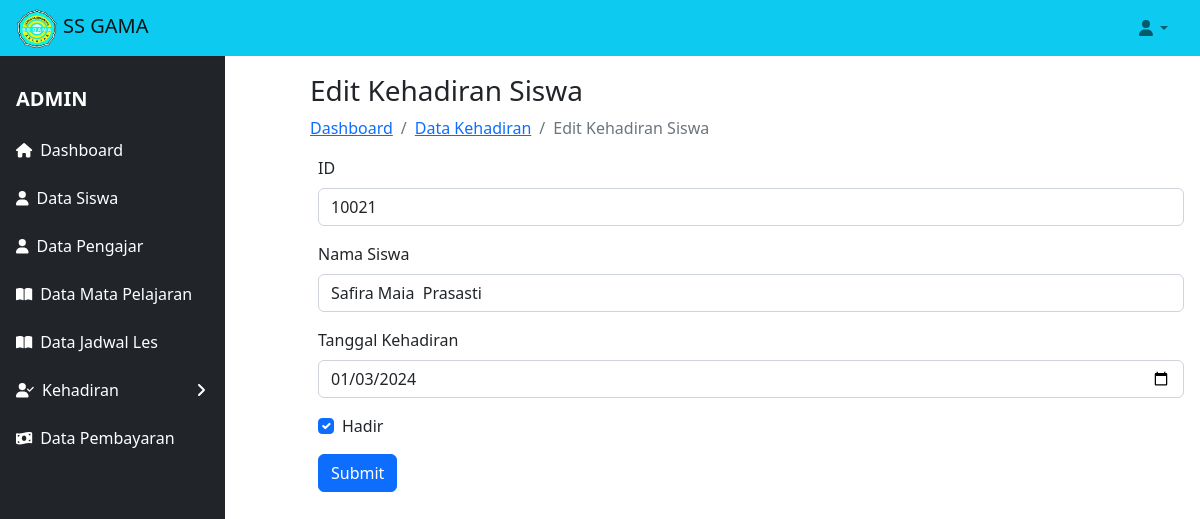
The page /views/edit_kehadiran.php?id=10021&aksi=edit_kehadiran on the database its author committed.
### tables this page shows
CREATE TABLE `kehadiran` (
  `id_hadir` int NOT NULL,
  `id` int NOT NULL,
  `nama_siswa` varchar(100) DEFAULT NULL,
  `tgl_hadir` date DEFAULT NULL,
  `status_hadir` varchar(10) DEFAULT NULL
);

### classes/database.php (called while the page is built, shortened)
<?php
class database
{
    var $host = "localhost";
    var $username = "root";
    var $password = "";
    var $db = "les_privat";
    var $koneksi;
    function __construct()
    {
        $this->koneksi = mysqli_connect($this->host, $this->username, $this->password, $this->db);
    }
    function edit_kehadiran($id)
    {
        $data = mysqli_query($this->koneksi, "select * from kehadiran where id='$id'");
        while ($d = mysqli_fetch_array($data)) {
            $hasil[] = $d;
        }
        return $hasil;
    }
}

### views/edit_kehadiran.php (the view, shortened to what this page needs)
<?php
include 'header.php';
include 'sidebar.php';
?>
<div class="container-fluid px-2 py-5">
    <div class="row">
        <div class="col-md-3">
            <?php include 'sidebar.php'; ?>
        </div>
        <div class="col-md-9 ml-sm-auto">
            <h3 class="mt-4 mb-2">Edit Kehadiran Siswa</h3>
            <ol class="breadcrumb mb-2">
                <li class="breadcrumb-item"><a href="dashboard_admin.php">Dashboard</a></li>
                <li class="breadcrumb-item"><a href="tampil_kehadiran.php">Data Kehadiran</a></li>
                <li class="breadcrumb-item active">Edit Kehadiran Siswa</li>
            </ol>
            <main class="ml-sm-auto ml-md-auto ml-lg-0">
                <div class="container px-2 py-2">
                    <?php
                    foreach ($db->edit_kehadiran($_GET['id']) as $d) {
                    ?>
                        <form action="proses_kehadiran.php?aksi=update_kehadiran" method="post">
                        <div class="mb-3">
                            <label for="id" class="form-label">ID</label>
                            <input type="text" class="form-control" name="id" value="<?php echo $d['id'] ?>">
                        </div>
                        <div class="mb-3">
                            <label for="nama_siswa" class="form-label">Nama Siswa</label>
                            <input type="text" class="form-control" name="nama_siswa" value="<?php echo $d['nama_siswa'] ?>">
                        </div>
                        <div class="mb-3">
                            <label for="tgl_hadir" class="form-label">Tanggal Kehadiran</label>
                            <input type="date" class="form-control" name="tgl_hadir" value="<?php echo $d['tgl_hadir']; ?>">
                        </div>
                        <div class="mb-3 form-check">
                            <input type="checkbox" class="form-check-input" name="status_hadir" value="Hadir" id="status_hadir" <?php echo ($d['status_hadir'] == 'Hadir') ? 'checked' : ''; ?>>
                            <label class="form-check-label" for="status_hadir">Hadir</label>
                        </div>
                        <button type="submit" class="btn btn-primary" value="simpan" onclick="showAlert();">Submit</button>
                    </form>
                    <?php
                    }
                    ?>
                </div>
            </main>
        </div>
    </div>
</div>

### rows shown on the page
kehadiran: id "10021", nama_siswa "Safira Maia Prasasti", tgl_hadir "01/03/2024", status_hadir "☑"
